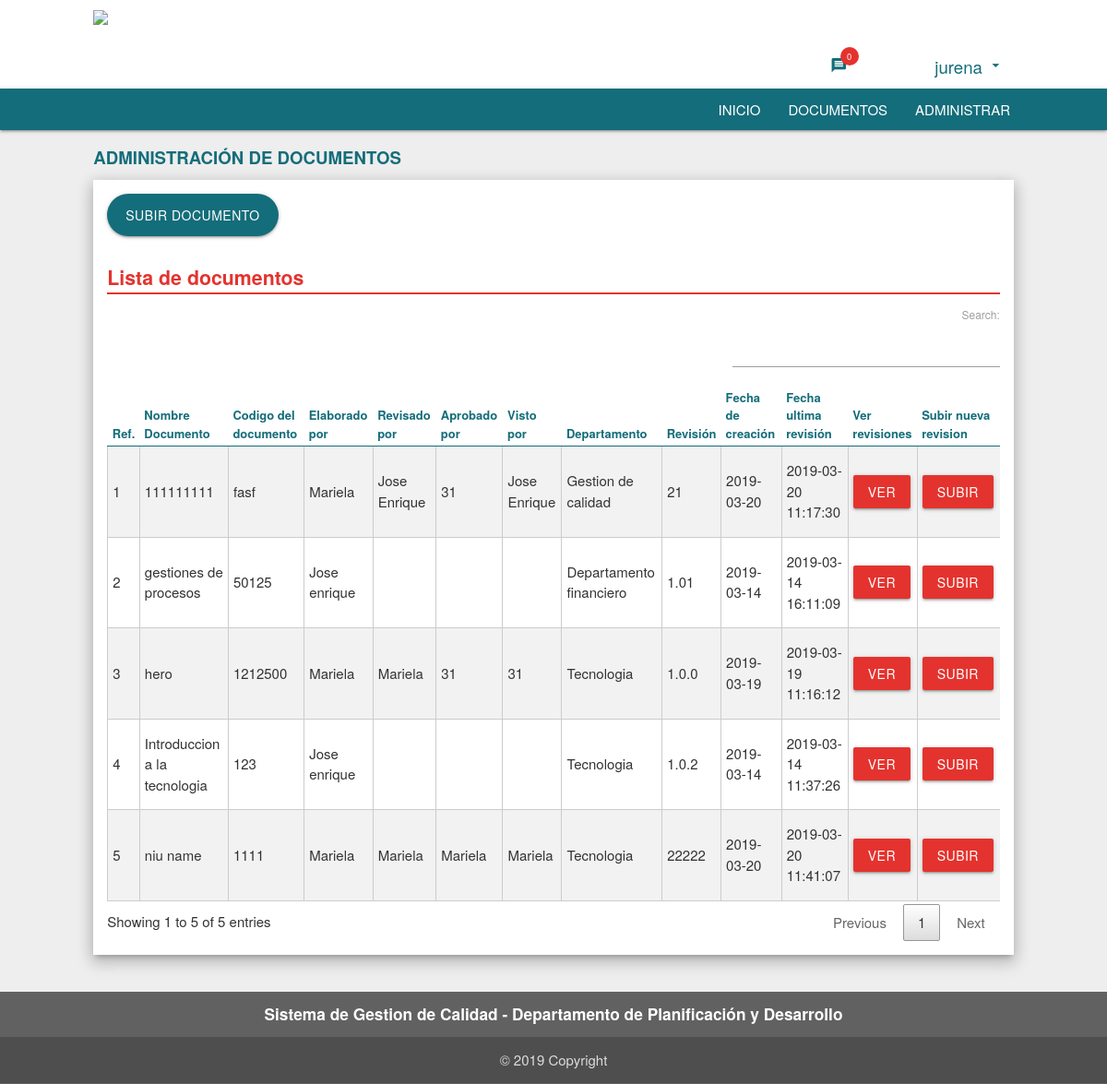
Page /configDocs.php (signed in) on the committed database.
### tables this page shows
CREATE TABLE `documentos` (
  `primKey` int(11) NOT NULL,
  `IDDocumento` varchar(40) NOT NULL,
  `IDDepartamento` varchar(40) NOT NULL,
  `ElaboradoPor` varchar(40) NOT NULL,
  `RevisadoPor` varchar(40) NOT NULL,
  `AprobadoPor` varchar(40) NOT NULL,
  `VistoPor` varchar(40) NOT NULL,
  `NombreDocumento` varchar(50) NOT NULL,
  `Disponibilidad` tinyint(1) NOT NULL,
  `CodigoDocumento` varchar(50) NOT NULL,
  `FechaEmision` date NOT NULL,
  `NumeroRevision` varchar(12) NOT NULL,
  `FechaRevision` datetime NOT NULL
);

CREATE TABLE `usuarios` (
  `primKey` int(11) NOT NULL,
  `IDUsuario` varchar(40) NOT NULL,
  `NombreUsuario` varchar(50) NOT NULL,
  `Contrasena` varchar(100) NOT NULL,
  `NivelUsuario` int(11) NOT NULL,
  `IDDepartamento` varchar(40) NOT NULL,
  `Nombres` varchar(50) NOT NULL,
  `Apellidos` varchar(50) NOT NULL,
  `FechaNacimiento` date NOT NULL,
  `Email` varchar(40) NOT NULL,
  `Telefono` varchar(20) NOT NULL,
  `FechaCreacion` date NOT NULL,
  `Estado` varchar(30) NOT NULL
);

CREATE TABLE `departamentos` (
  `primKey` int(11) NOT NULL,
  `IDDepartamento` varchar(40) NOT NULL,
  `NombreDepartamento` varchar(50) NOT NULL
);

### conection/getDocs.php (called while the page is built, shortened)
<?php
    include_once("conn.php");
    include_once("helpers.php");
    function getDept($dptID){
        global $db;
        $sql = "SELECT * FROM departamentos WHERE IDDepartamento = '$dptID'";
        $result = mysqli_query($db, $sql);
        $dpt = mysqli_fetch_array($result,MYSQLI_ASSOC);
        return $dpt;
    }
    function getUser($userID){
        global $db;
        $sql = "SELECT * FROM usuarios WHERE IDUsuario = '$userID'";
        $result = mysqli_query($db, $sql);
        $user = mysqli_fetch_array($result,MYSQLI_ASSOC);
        return $user;
    }
    function getNotList($userID){
        global $db;
        $sql = "
        SELECT t1.*
		FROM
        (
            SELECT notificaciones.*, usuarios.Nombres, documentos.NombreDocumento, documentos.IDDocumento, documentos.FechaRevision
            FROM notificaciones
            LEFT JOIN usuarios on notificaciones.IDUsuario = usuarios.IDUsuario
            LEFT JOIN documentos ON notificaciones.CodigoDocumento = documentos.CodigoDocumento
            where Leido = 0
        ) t1
        WHERE t1.FechaRevision =
        (
            SELECT MAX(t2.FechaRevision)
            FROM documentos t2
            WHERE t2.CodigoDocumento = t1.CodigoDocumento
        ) and t1.IDUsuario = '".$userID."'
        ";
        $result = mysqli_query($db, $sql);
        return $result;
    }
    function getDocList(){
        global $db;
        $sql = "
        SELECT t1.* FROM documentos t1
        WHERE t1.primKey =
        (SELECT MAX(t2.primKey)
        FROM documentos t2
        WHERE t2.CodigoDocumento = t1.CodigoDocumento and t2.Disponibilidad = 1)
        order by t1.NombreDocumento asc
        ";
        $result = mysqli_query($db, $sql);
        return $result;
    }
?>

### conection/webConfig.php (called while the page is built, shortened)
<?php
$securityLevel = new stdClass();
$securityLevel->Admin = 3;
$securityLevel->deptAdm = 2;
?>

### conection/helpers.php (called while the page is built, shortened)
<?php
function moreThanDeptAdm($deptID){
    global $securityLevel;
    if(($_SESSION['UserLevel'] >= $securityLevel->deptAdm and $_SESSION['UserDept'] == $deptID)
    or $_SESSION['UserLevel'] >= $securityLevel->Admin){
        return true;
    }else{
        return false;
    }
}
?>

### configDocs.php (the view, shortened to what this page needs)
<!DOCTYPE html>
<html lang='es'>
<head>
    <?php include_once "templates/styles.php"; ?>
</head>
<body class="grey lighten-3">
    <?php
        include_once("templates/globalIncludes.php");
        include_once("templates/header.php");
        include_once("templates/nav.php");
    ?>
    <section class=''>
        <div class="container">
            <div class="row">
                <div class="col m12">
                    <h4 class="title1 green2-text" style="margin-left: 0px">Administración de documentos</h4>
                    <div class="pdfBody white z-depth-3">
                            <div class="row">
                                <div class="col s12">
                                    <a class="btn exBtn green2" href="uploadArchive.php">Subir documento</a>
                                    <div class="clearfix">
                                        <br>
                                    </div>
                                </div>
                                <div class="col s12">
                                    <h4 class="title2 red2-text">Lista de documentos</h4>
                                    <div class="table-container">
                                        <table class="striped highlight ">
                                            <thead>
                                                <tr>
                                                    <th>Ref.</th>
                                                    <th>Nombre Documento</th>
                                                    <th>Codigo del documento</th>
                                                    <th>Elaborado por</th>
                                                    <th>Revisado por</th>
                                                    <th>Aprobado por</th>
                                                    <th>Visto por</th>
                                                    <th>Departamento</th>
                                                    <th>Revisión</th>
                                                    <th>Fecha de creación</th>
                                                    <th>Fecha ultima revisión</th>
                                                    <th>Ver revisiones</th>
                                                    <th>Subir nueva revision</th>
                                                </tr>
                                            </thead>
                                            <tbody>
                                                <?php
                                                $docs = getDocList();
                                                $n = 0;
                                                foreach($docs as $d){
                                                    if(moreThanDeptAdm($d['IDDepartamento'])){
                                                        $n = $n + 1;
                                                        echo '<tr>';
                                                            echo '<td>'.$n.'</td>';
                                                            echo '<td>'.$d['NombreDocumento'].'</td>';
                                                            echo '<td>'.$d['CodigoDocumento'].'</td>';
                                                            echo '<td>'.getUser($d['ElaboradoPor'])['Nombres'].'</td>';
                                                            echo '<td>'.getUser($d['RevisadoPor'])['Nombres'].'</td>';
                                                            echo '<td>'.getUser($d['AprobadoPor'])['Nombres'].'</td>';
                                                            echo '<td>'.getUser($d['VistoPor'])['Nombres'].'</td>';
                                                            echo '<td>'.getDept($d['IDDepartamento'])['NombreDepartamento'].'</td>';
                                                            echo '<td>'.$d['NumeroRevision'].'</td>';
                                                            echo '<td>'.$d['FechaEmision'].'</td>';
                                                            echo '<td>'.$d['FechaRevision'].'</td>';
                                                            echo '<td><a class="btn red2" href="revisiones.php?r='.$d['CodigoDocumento'].'">ver</a></td>';
                                                            echo '<td><a class="btn red2" href="uploadArchive.php?d='.$d['CodigoDocumento'].'">Subir</a></td>';
                                                        echo '</tr>';
                                                    }
                                                }
                                                ?>
                                            </tbody>
                                            </table>
                                    </div>
                                </div>
                            </div>
                    </div>
                </div>
            </div>
        </div>
    </section>
    <footer class="page-footer grey darken-2">
        <div class="container">
            <div class="row">
                <div class="col  s12">
                    <h5>Sistema de Gestion de Calidad - Departamento de Planificación y Desarrollo</h5>
                </div>
            </div>
        </div>
        <div class="footer-copyright">
            <div class="container">
                ©
                2019 Copyright
            </div>
        </div>
    </footer>
</body>
</html>

### templates/styles.php (shortened to what this page needs)
<link rel='stylesheet' href='css/materialize.min.css' />
<link rel='stylesheet' href='css/styles.css' />
<link rel='stylesheet' href='css/validationEngine.jquery.css' />
<link rel='stylesheet' href='css/datatables.min.css' />

### templates/header.php (shortened to what this page needs)
<header class='white'>
    <div class="container">
        <div class="row">
            <div class="col m6 s12">
                <img src="images/logo.png" class="logo" />
            </div>
            <div class="col m6 s12 right-align" style="margin-top: 47px;">
                <?php if(!isset($_SESSION['login_user'])) : ?>
                    <div class="loginBtn">
                        <a href="login.php" class="btn red2">Iniciar sesion</a>
                    </div>
                <?php else : ?>
                        <?php
                            $not = getNotList($_SESSION['UserID']);
                        ?>
                    <div class="userLogged">
                        <a id="notMsg" class="dropdown-trigger" data-target='notiMenu' href='#'>
                            <div class="red2 white-text"><?php echo mysqli_num_rows($not);  ?></div>
                            <i class="material-icons">message</i>
                        </a>
                        <a class='dropdown-trigger userBtn' href='#' data-target='userMenu'><?php echo $_SESSION['login_user'] ?> <i class="material-icons">arrow_drop_down</i></a>
                    </div>
                <?php endif; ?>
            </div>
        </div>
    </div>
</header>

### templates/nav.php (shortened to what this page needs)
<nav class="green2" id="main-nav">
        <div class="container">
            <div class="row">
                <div class="nav-wrapper">
                    <ul class="right hide-on-small-only">
                        <li><a href="index.php">INICIO</a></li>
                        <li><a href="documentos.php">DOCUMENTOS</a></li>
                        <?php
                            if(isset($_SESSION['login_user'])) {
                                if($_SESSION['UserLevel'] >= $securityLevel->deptAdm) {
                                    echo '<li><a href="admin.php">ADMINISTRAR</a></li>';
                                }
                            }
                        ?>
                    </ul>
                </div>
            </div>
        </div>
    </nav>

### css/styles.css (style rules this page uses)
html { color: #333; }
html { height: 100%; box-sizing: border-box; }
*, *:before, *:after { box-sizing: inherit; }
body { position: relative; margin: 0; padding-bottom: 120px; min-height: 100%; font-family: "Helvetica Neue", Arial, sans-serif; }
.row { margin-bottom: 0px !important; }
.container { width: 85% !important; }
.green2 { background: #146d7a; }
.green2-text { color: #146d7a !important; }
.red2 { background: #e4332e; }
.red2-text { color: #e4332e; }
.title1 { margin-top: 0px; text-transform: uppercase; font-size: 14pt; font-weight: 700; }
.title2 { font-size: 16pt; margin: 10px 0; padding-bottom: 5px; font-weight: 600; border-bottom-style: solid; border-bottom-width: 2px; }
header { padding: 10px 0px; }
.logo { width: 100%; max-width: 300px; }
.userLogged > a { display: inline-block; vertical-align: middle; font-size: 14pt; padding: 10px 10px; color: #146d7a; margin-top: -10px; margin-bottom: -10px; margin-left: -4px; transition: all 0.1s ease-in-out; }
.userLogged > a i { font-size: inherit !important; line-height: inherit !important; }
#notMsg { position: relative; }
#notMsg > div { position: absolute; line-height: 20px; width: 20px; font-size: 7pt; right: -2px; top: 4px; border-radius: 100%; text-align: center; }
.userBtn { padding-left: 15px !important; min-width: 170px; text-align: right; }
nav { min-height: 0px; height: auto; line-height: 45px; margin-bottom: 20px; }
.pdfBody { padding: 15px; margin-bottom: 20px; }
.table-container { overflow: auto; }
table.striped>tbody>tr:nth-child(odd) { background-color: #f2f2f2; }
thead th { font-size: 13px; color: #146d7a; vertical-align: bottom; border-bottom: 1px solid; padding-bottom: 4px; }
tbody td { border: 1px solid #ccc; }
.exBtn { padding: 5px 20px; height: auto; border-radius: 40px; }
.page-footer { padding-top: 0px !important; }
.page-footer h5 { font-size: 13pt; font-weight: 600; margin: 15px 0px !important; }
.footer-copyright { background-color: rgba(0, 0, 0, 0.2) !important; }
.page-footer { min-height: 100px; position: absolute; right: 0; bottom: 0; left: 0; background-color: #efefef; text-align: center; }
table { border-collapse: collapse !important; }
table.dataTable { margin: 0 !important; }
th, td { padding: 15px 5px !important; }
th { border-color: #146d7a !important; padding-bottom: 4px !important; }

### rows in the picture
documentos: NombreDocumento "111111111", CodigoDocumento "fasf", ElaboradoPor.Nombres "Mariela", RevisadoPor.Nombres "Jose Enrique", AprobadoPor.Nombres "31", VistoPor.Nombres "Jose Enrique", IDDepartamento.NombreDepartamento "Gestion de calidad", NumeroRevision "21", FechaEmision "2019-03-20", FechaRevision "2019-03-20 11:17:30"
documentos: NombreDocumento "gestiones de procesos", CodigoDocumento "50125", ElaboradoPor.Nombres "Jose enrique", IDDepartamento.NombreDepartamento "Departamento financiero", NumeroRevision "1.01", FechaEmision "2019-03-14", FechaRevision "2019-03-14 16:11:09"
documentos: NombreDocumento "hero", CodigoDocumento "1212500", ElaboradoPor.Nombres "Mariela", RevisadoPor.Nombres "Mariela", AprobadoPor.Nombres "31", VistoPor.Nombres "31", IDDepartamento.NombreDepartamento "Tecnologia", NumeroRevision "1.0.0", FechaEmision "2019-03-19", FechaRevision "2019-03-19 11:16:12"
documentos: NombreDocumento "Introduccion a la tecnologia", CodigoDocumento "123", ElaboradoPor.Nombres "Jose enrique", IDDepartamento.NombreDepartamento "Tecnologia", NumeroRevision "1.0.2", FechaEmision "2019-03-14", FechaRevision "2019-03-14 11:37:26"
documentos: NombreDocumento "niu name", CodigoDocumento "1111", ElaboradoPor.Nombres "Mariela", RevisadoPor.Nombres "Mariela", AprobadoPor.Nombres "Mariela", VistoPor.Nombres "Mariela", IDDepartamento.NombreDepartamento "Tecnologia", NumeroRevision "22222", FechaEmision "2019-03-20", FechaRevision "2019-03-20 11:41:07"

### other values in the picture
mysqli_num_rows($not) "0"
$_SESSION['login_user'] "jurena"
